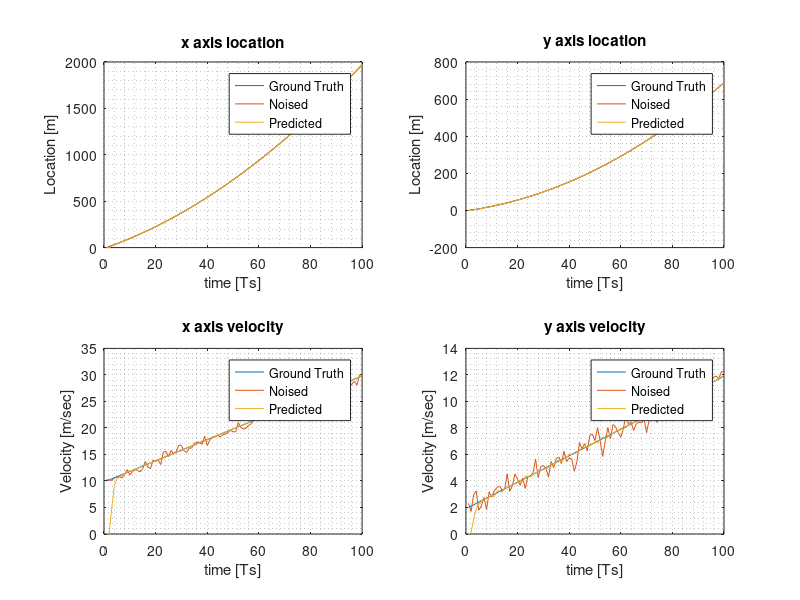

MATLAB code for this plot:


clc
clear
close all

%% user defined

Fs=1;
    
N=1e2;

sigma_x=0.5;

sigma_z=0.1;

n=4; % state dimension
l=1; % input dimension
m=2; % measurement dimension

v_x=10;
a_x=0.2; % acceleration

v_y=2; 
a_y=0.1;


%% Intermediate calculations

Ts=1/Fs;

k=0:Ts:(N-1)*Ts;

Q=(sigma_x^2)*eye(n);
R=(sigma_z^2)*eye(m);

%% Simulation

%%% Data Generation

x_GT=zeros(1,N);
x_dot_GT=v_x*ones(1,N);
y_GT=zeros(1,N);
y_dot_GT=v_y*ones(1,N);

for kk=2:N
    
    x_GT(kk)=x_GT(kk-1)+x_dot_GT(kk-1)*Ts+a_x*(Ts^2)/2;
    x_dot_GT(kk)=x_dot_GT(kk-1)+a_x*Ts;
    
%     y_GT(kk)=y_GT(kk-1)+y_dot_GT(kk-1)*Ts;
%     y_dot_GT(kk)=y_dot_GT(kk-1);

    y_GT(kk)=y_GT(kk-1)+y_dot_GT(kk-1)*Ts+a_y*(Ts^2)/2;
    y_dot_GT(kk)=y_dot_GT(kk-1)+a_y*Ts;
    
end

X_GT=[x_GT;y_GT;x_dot_GT;y_dot_GT];

X_Noised=X_GT+sigma_x*randn(n,N);

Z_GT=[x_GT;y_GT];

Z_Noised=Z_GT+sigma_z*randn(m,N);

%%% Kalman filter 

u=[a_x;a_y]; % input vector

F=[1 0 Ts 0;0 1 0 Ts;0 0 1 0; 0 0 0 1];
G=[Ts^2/2 0; 0 Ts^2/2; Ts 0; 0 Ts];

%G=[Ts^2/2; 0; Ts; 0];
H=[1 0 0 0;0 1 0 0];

%x_est_apr=zeros(n,N);
X_est_apr=zeros(n,N);
x_est_postr=zeros(n,1);

P_est_postr=eye(n);

for kk=2:N

     %%% 1) Time update equations
    
    x_est_apr=F*x_est_postr+G*u;
    
    X_est_apr(:,kk)= x_est_apr;
    
    P_est_apr=F*P_est_postr*F'+Q;
    
    %%%% 2) Measurement correction equations
    
    K=P_est_apr*H'*inv(H*P_est_apr*H'+R);
    
    z=Z_Noised(:,kk);
    
    x_est_postr=x_est_apr+K*(z-H*x_est_apr);
    
    P_est_postr=(eye(n)-K*H)*P_est_apr;
  
end

%% Display

figure
set(gcf,'windowstyle','docked')


subplot(2,2,1)
plot(X_GT(1,:))
hold on
plot(X_Noised(1,:))
hold on
plot(X_est_apr(1,:))
title('x axis location')
grid minor
xlabel('time [Ts]')
ylabel('Location [m]')
legend('Ground Truth','Noised','Predicted','Location','best')

subplot(2,2,2)
plot(X_GT(2,:))
hold on
plot(X_Noised(2,:))
hold on
plot(X_est_apr(2,:))
title('y axis location')
grid minor
xlabel('time [Ts]')
ylabel('Location [m]')
legend('Ground Truth','Noised','Predicted','Location','best')

subplot(2,2,3)
plot(X_GT(3,:))
hold on
plot(X_Noised(3,:))
hold on
plot(X_est_apr(3,:))
title('x axis velocity')
grid minor
xlabel('time [Ts]')
ylabel('Velocity [m/sec]')
legend('Ground Truth','Noised','Predicted','Location','best')

subplot(2,2,4)
plot(X_GT(4,:))
hold on
plot(X_Noised(4,:))
hold on
plot(X_est_apr(4,:))
title('y axis velocity')
grid minor
xlabel('time [Ts]')
ylabel('Velocity [m/sec]')
legend('Ground Truth','Noised','Predicted','Location','best')











